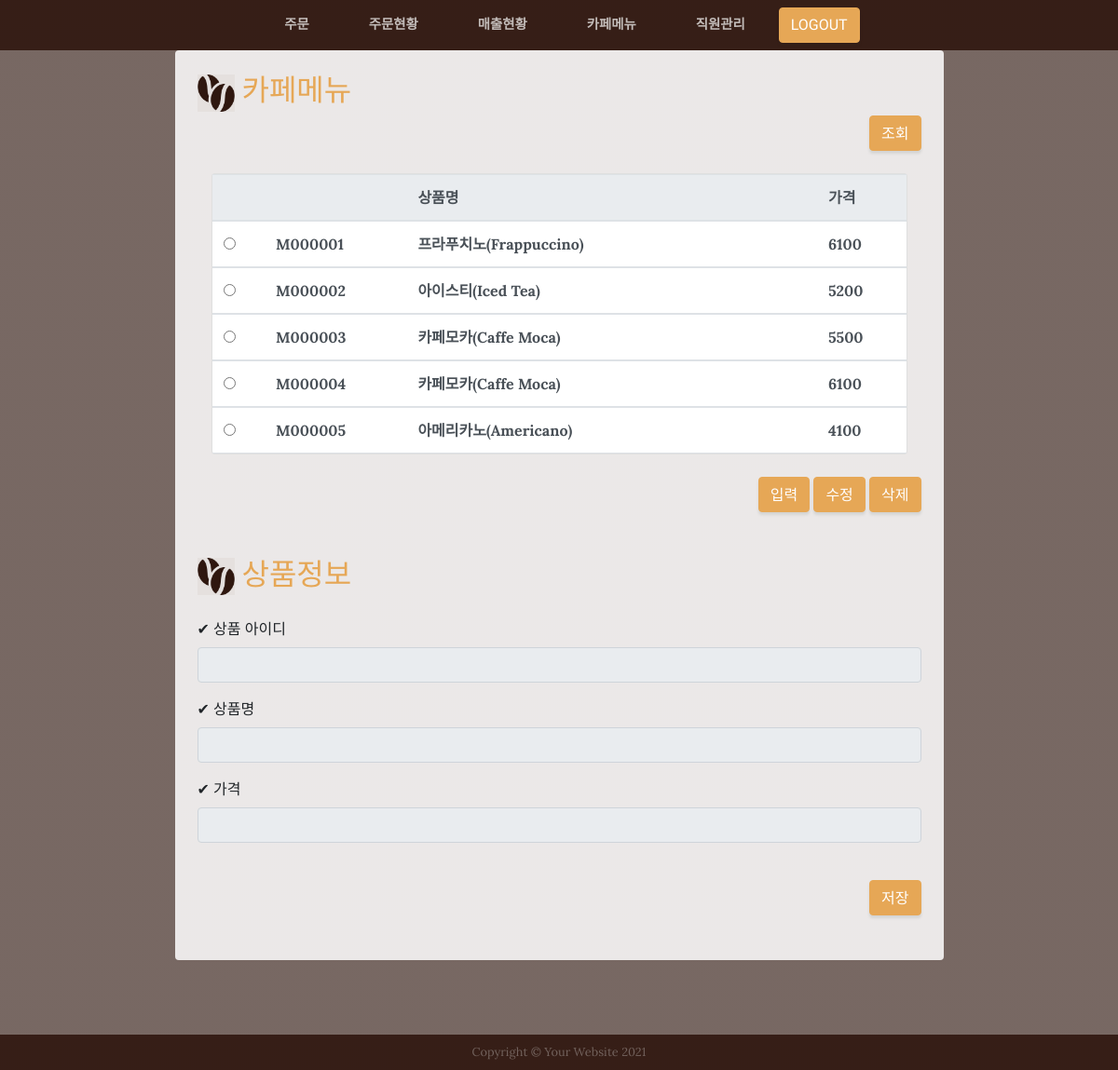
The app's page /serchmenu/, older data.
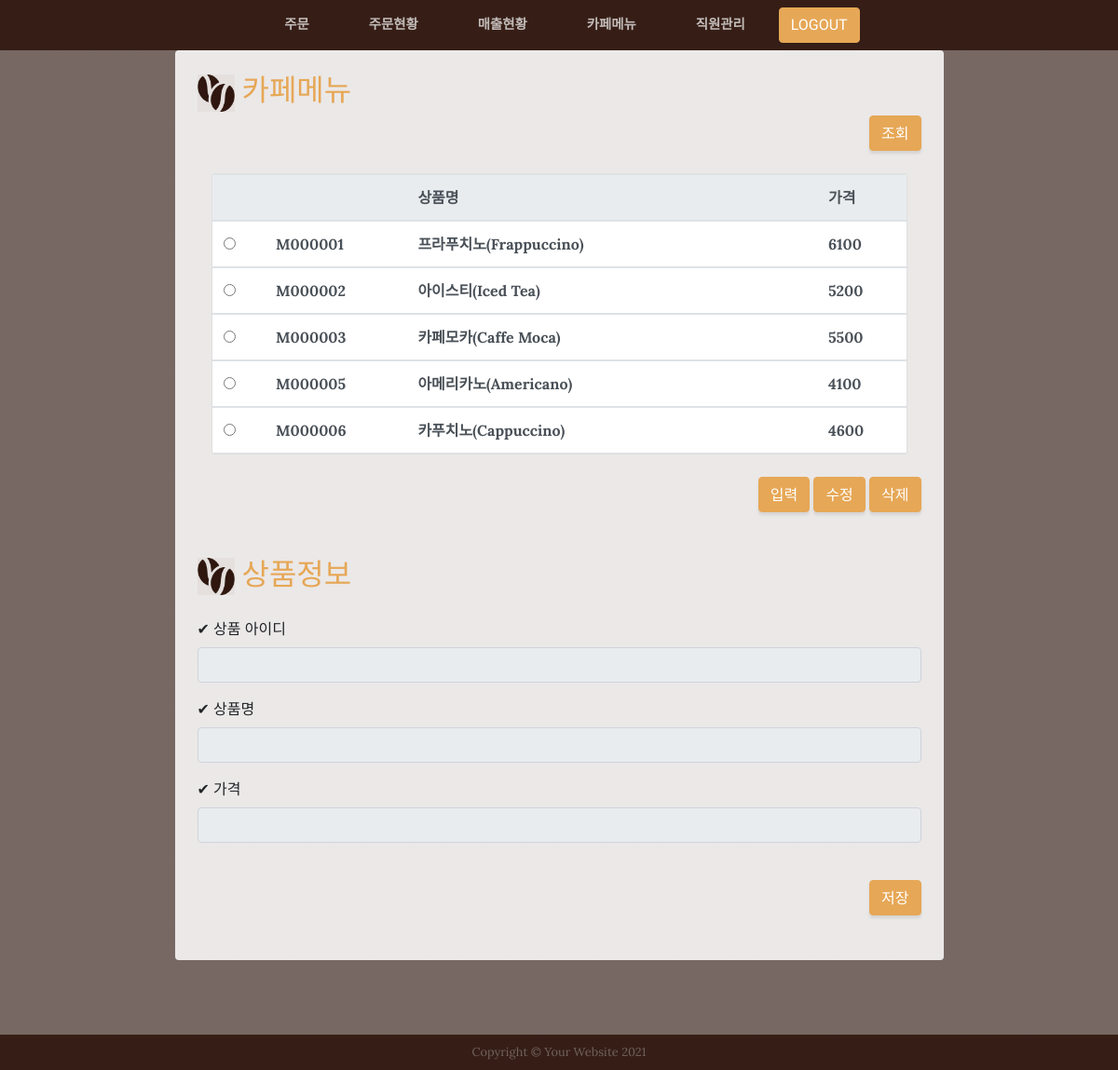
The same page, newer data.
### mapleApp/models.py (models this page shows, shortened)
class Menu(models.Model):
    menuid = models.CharField(max_length=20, primary_key=True,verbose_name='메뉴아이디')
    menuname = models.CharField(max_length=100,verbose_name='메뉴명')
    price = models.IntegerField(verbose_name='가격')
    class Meta:
        db_table = 'm_menu' #테이블명

### mapleApp/views_menu.py (the view)
# urls.py: path('serchmenu/', views_menu.serchmenu, name='serchmenu'),
def serchmenu(request):
    print('#> serchmenu :')
    menus = Menu.objects.all()
    context = {'menus': menus}
    menuName = request.POST.get('menuName', '0')
    return render(request, 'menu.html', context)

### maple/mapleApp/templates/menu.html (shortened to what the changed rows need)
{% include 'header.html' %}
{% load static%}
  <section class="page-section about-heading">
    <div class="container">
      <div class="about-heading-content">
        <div class="row">
          <div class="col-xl-9 col-lg-10 mx-auto">
            <div class="bg-faded rounded p-4">
              <h2 class="section-heading mb-1">
                <img  src="{% static 'img/cafe_icon3.png'%}" width="40" height="40">
                <span class="text-uppercase text-primary" > 카페메뉴 </span>
              </h2>
              <br>
{%if menus %}
              <div class="container d-flex justify-content-center mt-50 mb-50">
                <div class="card w-100">
                  <div class="table-responsive">
                    <div style="width:100%; height:300px; overflow:auto ">
                    <table class="table table-hover ">
                      <thead class="thead-light">
                        <tr>
                          <th> </th>
                          <th scope="col"></th>
                          <th scope="col">상품명</th>
                          <th scope="col">가격</th>
                        </tr>
                      </thead>
{%  for menu in  menus   %}
                      <tbody>
                        <tr>
                          <td> <input  type="radio" name="radioValue" value="{{menu.menuid}}"> </td>
                          <td id="mId_{{menu.menuid}}">{{menu.menuid}}</td>
                          <td id="mName_{{menu.menuid}}" >{{menu.menuname}}</td>
                          <td id="mPrice_{{menu.menuid}}">{{menu.price}}</td>
                        </tr>
{%    endfor    %}
                      </tbody>
                    </table>
                    </div>
                  </div>
                </div>
              </div>
 {% else %}
       <p>  데이터가 존재하지 않습니다. </p>
 {% endif %}
              <br>
              <br>
              <h2 class="section-heading mb-4">
                <img  src="{% static 'img/cafe_icon3.png'%}" width="40" height="40">
                <span class="text-uppercase text-primary" > 상품정보 </span>
              </h2>
              <br>
              <br>
            </div>
          </div>
        </div>
      </div>
    </div>
  </section>
{% include 'footer.html' %}
</body>
</html>

Row changes from the older to the newer data that the page shows:
removed Menu: menuid "M000004", menuname "카페모카(Caffe Moca)", price "6100"
now on this page (row unchanged): Menu: menuid "M000006", menuname "카푸치노(Cappuccino)", price "4600"
